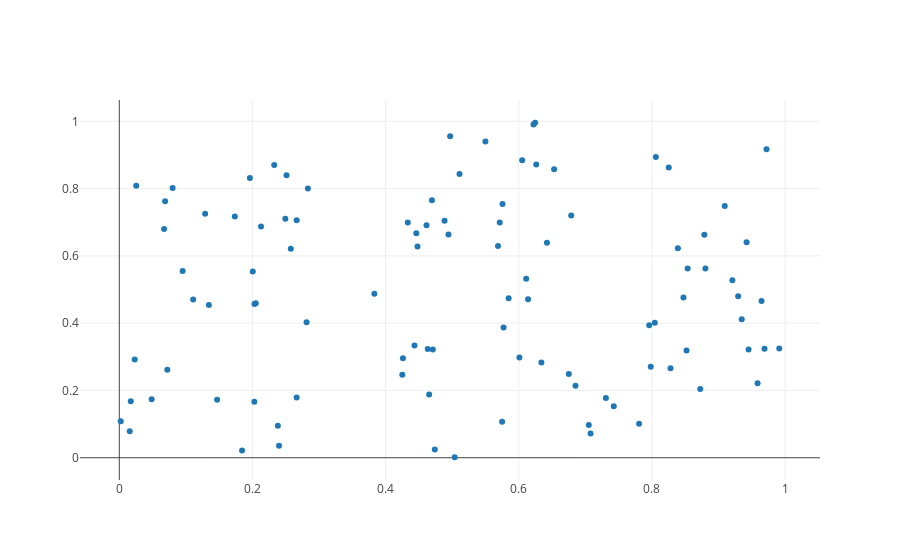

Here is the notebook cell this chart was saved with:
### Code cell
fig = go.Figure()

fig.add_scatter(x=x,
                y=y,
                mode='markers')    # markers, lines or both

iplot(fig)
